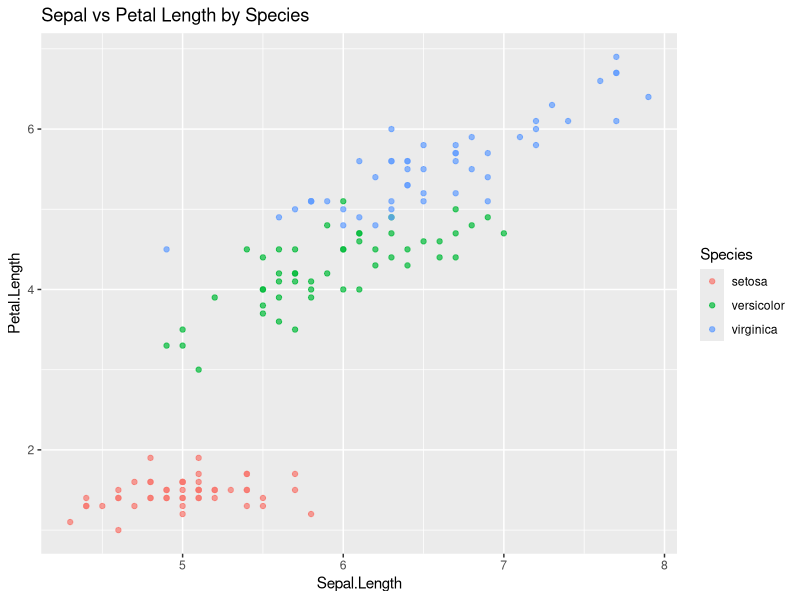
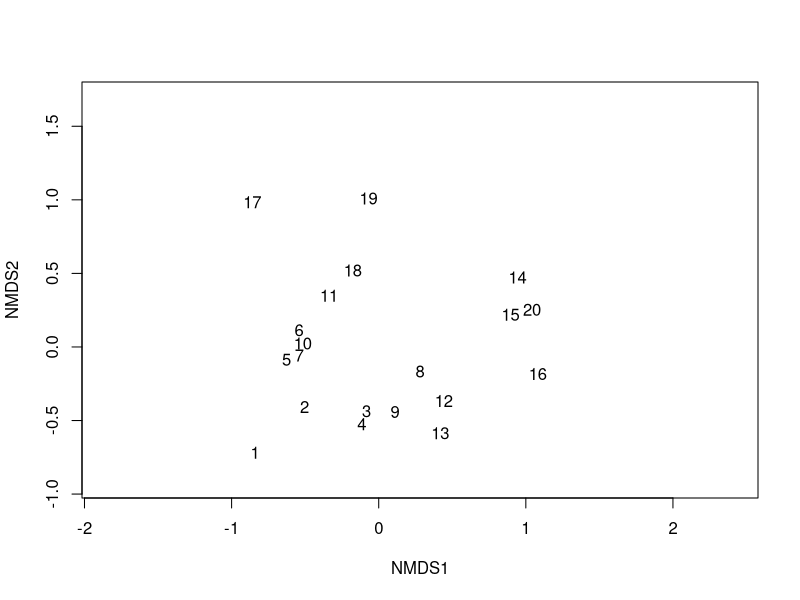

The R script that drew these images, in order:
## ---- chunk 1
library(tidyverse)   # dplyr, ggplot2, tidyr, readr, purrr, etc.
library(vegan)       # community ecology tools
library(readr)       # fast data import
library(sf)          # spatial data handling
library(lubridate)   # date-time parsing
library(stringr)     # string processing
library(purrr)       # functional pipelines
## ---- chunk 2
# Import a CSV via readr
# df <- read_csv("path/to/file.csv")

# Using built-in iris dataset as tibble
df <- as_tibble(iris)

# Chain operations with dplyr
df_summary <- df %>%
  filter(Sepal.Length > 5) %>%
  group_by(Species) %>%
  summarise(
    mean_sep = mean(Sepal.Length),
    sd_sep   = sd(Sepal.Length),
    count    = n()
  )

# Display summary
df_summary

# Create a scatter plot with ggplot2
ggplot(df, aes(x = Sepal.Length, y = Petal.Length, colour = Species)) +
  geom_point(alpha = 0.7) +
  labs(title = "Sepal vs Petal Length by Species")
## ---- chunk 3
# Load datasets
library(vegan)
data(dune)
data(dune.env)

# Calculate Shannon diversity by site
div_shannon <- diversity(dune, index = "shannon")
print(div_shannon)

# Perform NMDS ordination
nmds_res <- metaMDS(dune, distance = "bray", k = 2)
plot(nmds_res, type = "n")
text(nmds_res, display = "sites")
## ---- chunk 4
# Install if needed
# install.packages("sf")

library(sf)
# Read a shapefile (replace with your own path)
# shapefile <- st_read("data/your_shapefile.shp")
# Print geometry summary
# print(shapefile)
